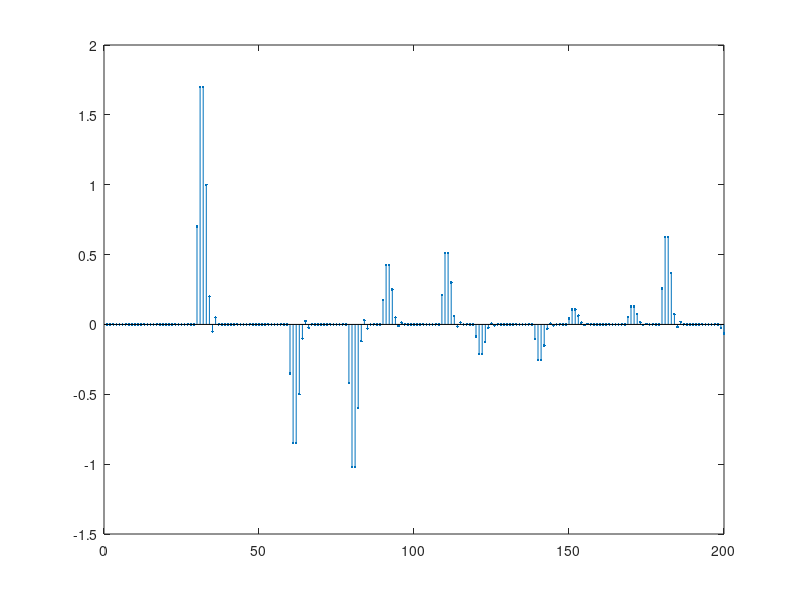

MATLAB code for this plot:
traco_old = [ 0
 0
 0
 0
 0
 0
 0
 0
 0
 0
 0
 0
 0
 0
 0
 0
 0
 0
 0
 0
 0
 0
 0
 0
 0
 0
 0
 0
 0
 0.7
 1
 0.7
 0.3
 -0.1
 0.05
 0
 0
 0
 0
 0
 0
 0
 0
 0
 0
 0
 0
 0
 0
 0
 0
 0
 0
 0
 0
 0
 0
 0
 0
 -0.35
 -0.5
 -0.35
 -0.15
 0.05
 -0.025
 0
 0
 0
 0
 0
 0
 0
 0
 0
 0
 0
 0
 0
 -0.42
 -0.6
 -0.42
 -0.18
 0.06
 -0.03
 0
 0
 0
 0
 0
 0.175
 0.25
 0.175
 0.075
 -0.025
 0.0125
 0
 0
 0
 0
 0
 0
 0
 0
 0
 0
 0
 0
 0
 0.21
 0.3
 0.21
 0.09
 -0.03
 0.015
 0
 0
 0
 0
 0
 -0.08749999999999999
 -0.125
 -0.08749999999999999
 -0.0375
 0.0125
 -0.00625
 0
 0
 0
 0
 0
 0
 0
 0
 0
 0
 0
 0
 0
 -0.105
 -0.15
 -0.105
 -0.045
 0.015
 -0.0075
 0
 0
 0
 0
 0
 0.04375
 0.0625
 0.04375
 0.01875
 -0.00625
 0.003125
 0
 0
 0
 0
 0
 0
 0
 0
 0
 0
 0
 0
 0
 0.0525
 0.075
 0.0525
 0.0225
 -0.0075
 0.00375
 0
 0
 0
 0
 0
 0.258125
 0.36875
 0.258125
 0.110625
 -0.036875
 0.0184375
 0
 0
 0
 0
 0
 0
 0
 0
 0
 0
 0
 0
 0
 -0.02625
 -0.0375
 -0.02625
 -0.01125
 0.00375
 -0.001875
 0
 0
 0
 0
 0
 -0.1290625
 -0.184375
 -0.1290625
 -0.0553125
 0.0184375
 -0.009218750000000001
 0
 0
 0
 0
 0
 0
 0
 0
 0
 0
 0
 0
 0
 0.013125
 0.01875
 0.013125
 0.005625
 -0.001875
 0.0009375
 0
 0
 0
 0
 0
 0.06453125
 0.09218750000000001
 0.06453125
 0.02765625
 -0.009218750000000001
 0.004609375000000001
 0
 0
 0
 0
 0
 0
 0
 0
 0
 0
 0
 0
 0
 -0.0065625
 -0.009375
 -0.0065625
 -0.0028125
 0.0009375
 -0.00046875
 0
 0
 0
 0
 0
 -0.032265625
 -0.0474609375
 -0.03421875
 -0.0151953125
 0.004023437500000001
 -0.002109375000000001
 -9.765625000000001e-005
 0
 0
 0
 0
 0
 0
 0
 0
 0
 0
 0
 0
 0.00328125
 0.0046875
 0.00328125
 0.00140625
 -0.00046875
 0.000234375
 0
 0
 0
 0
 0
 0.0175
 0.02568359375
 0.0184765625
 0.008183593749999999
 -0.002207031250000001
 0.00115234375
 4.8828125e-005
 0
 0
 0
 0
 0
 0
 0
 0
 0
 0
 0
 0
 -0.001640625
 -0.0015234375
 -0.00046875
 0.0001171875
 0.0005859375
 -0.000234375
 5.859375e-005
 0
 0
 0
 0
 -0.008749999999999999
 -0.012841796875
 -0.009238281249999999
 -0.004091796875
 0.001103515625
 -0.0005761718750000001
 -2.44140625e-005
 0
 0
 0
 0
 0
 0
 0
 0
 0
 0
 0
 0
 0
 -0.00041015625
 -0.0005859375
 -0.00041015625
 -0.00017578125
 5.859375e-005
 -2.9296875e-005
 0
 0
 0
 0
 0.004375
 0.00625
 0.004375
 0.001875
 -0.0006250000000000001
 0.0003125000000000001
 0
 0
 0
 0
 0
 0
 0
 0
 0
 0
 0
 0
 0
 0
 0.000205078125
 0.00029296875
 0.000205078125
 8.7890625e-005
 -2.9296875e-005
 1.46484375e-005
 0
 0
 0
 0
 -0.0021875
 -0.003125
 -0.0021875
 -0.0009375
 0.0003125000000000001
 -0.00015625
 0
 0
 0
 0
 0
 0
 0
 0
 0
 0
 0
 0
 0
 0
 0
 0
 0
 0
 0
 0
 0
 0
 0
 0
 0.00109375
 0.001015625
 0.0003124999999999998
 -7.812499999999996e-005
 -0.000390625
 0.00015625
 -3.906250000000001e-005
 0
 0
 0
 0
 0
 0
 0
 0
 0
 0
 0
 0
 0
 0
 0
 0
 0
 0
 0
 0
 0
 0
 0
 0
 0.0002734375
 0.000390625
 0.0002734375
 0.0001171875
 -3.906250000000001e-005
 1.953125e-005
 0
 0
 0
 0
 0
 0
 0
 0
 0
 0
 0
 0
 0
 0
 0
 0
 0
 0
 0
 0
 0
 0
 0
 0
 -0.00013671875
 -0.0001953125
 -0.00013671875
 -5.859375e-005
 1.953125e-005
 -9.765625000000002e-006
 0
 0
 0
 0
 0
 0
 0
 0
 0
 0
 0
 0
 0
 0
 0
 0
 0
 0
 0
 0
 0];

traco_contaminado = traco_old';

% Carregar os dados do arquivo 'primarias.mat'
%load('primarias.txt');
traco_primarias_old = [ 0
 0
 0
 0
 0
 0
 0
 0
 0
 0
 0
 0
 0
 0
 0
 0
 0
 0
 0
 0
 0
 0
 0
 0
 0
 0
 0
 0
 0
 0.7
 1
 0.7
 0.3
 -0.1
 0.05
 0
 0
 0
 0
 0
 0
 0
 0
 0
 0
 0
 0
 0
 0
 0
 0
 0
 0
 0
 0
 0
 0
 0
 0
 0
 0
 0
 0
 0
 0
 0
 0
 0
 0
 0
 0
 0
 0
 0
 0
 0
 0
 0
 -0.42
 -0.6
 -0.42
 -0.18
 0.06
 -0.03
 0
 0
 0
 0
 0
 0
 0
 0
 0
 0
 0
 0
 0
 0
 0
 0
 0
 0
 0
 0
 0
 0
 0
 0
 0
 0
 0
 0
 0
 0
 0
 0
 0
 0
 0
 0
 0
 0
 0
 0
 0
 0
 0
 0
 0
 0
 0
 0
 0
 0
 0
 0
 0
 0
 0
 0
 0
 0
 0
 0
 0
 0
 0
 0
 0
 0
 0
 0
 0
 0
 0
 0
 0
 0
 0
 0
 0
 0
 0
 0
 0
 0
 0
 0
 0
 0
 0
 0
 0
 0
 0
 0
 0
 0
 0
 0.28
 0.4
 0.28
 0.12
 -0.04000000000000001
 0.02
 0
 0
 0
 0
 0
 0
 0
 0
 0
 0
 0
 0
 0
 0
 0
 0
 0
 0
 0
 0
 0
 0
 0
 0
 0
 0
 0
 0
 0
 0
 0
 0
 0
 0
 0
 0
 0
 0
 0
 0
 0
 0
 0
 0
 0
 0
 0
 0
 0
 0
 0
 0
 0
 0
 0
 0
 0
 0
 0
 0
 0
 0
 0
 0
 0
 0
 0
 0
 0
 0
 0
 0
 0
 0
 0
 0
 0
 0
 0
 0
 0
 0
 0
 0
 0
 0
 0
 0
 0
 0
 0
 0
 0
 0
 0
 0
 0
 0
 0
 0
 0
 0
 0
 0
 0
 0
 0
 0
 0
 0
 0
 0
 0
 0
 0
 0
 0
 0
 0
 0
 0
 0
 0
 0
 0
 0
 0
 0
 0
 0
 0
 0
 0
 0
 0
 0
 0
 0
 0
 0
 0
 0
 0
 0
 0
 0
 0
 0
 0
 0
 0
 0
 0
 0
 0
 0
 0
 0
 0
 0
 0
 0
 0
 0
 0
 0
 0
 0
 0
 0
 0
 0
 0
 0
 0
 0
 0
 0
 0
 0
 0
 0
 0
 0
 0
 0
 0
 0
 0
 0
 0
 0
 0
 0
 0
 0
 0
 0
 0
 0
 0
 0
 0
 0
 0
 0
 0
 0
 0
 0
 0
 0
 0
 0
 0
 0
 0
 0
 0
 0
 0
 0
 0
 0
 0
 0
 0
 0
 0
 0
 0
 0
 0
 0
 0
 0
 0
 0
 0
 0
 0
 0
 0
 0
 0
 0
 0
 0
 0
 0
 0
 0
 0
 0
 0
 0
 0
 0
 0
 0
 0
 0
 0
 0
 0
 0
 0
 0
 0
 0
 0
 0
 0
 0
 0
 0
 0
 0
 0
 0
 0
 0
 0
 0
 0
 0
 0
 0
 0
 0
 0
 0
 0
 0
 0
 0
 0
 0
 0
 0
 0
 0
 0
 0
 0
 0
 0
 0
 0
 0
 0
 0
 0
 0
 0
 0
 0
 0
 0
 0
 0
 0];

x = [0
 0
 0
 0
 0
 0
 0
 0
 0
 0
 0
 0
 0
 0
 0
 0
 0
 0
 0
 0
 0
 0
 0
 0
 0
 0
 0
 0
 0
 0.7
 1
 0.7
 0.3
 -0.1
 0.05
 0
 0
 0
 0
 0
 0
 0
 0
 0
 0
 0
 0
 0
 0
 0
 0
 0
 0
 0
 0
 0
 0
 0
 0
 -0.35
 -0.5
 -0.35
 -0.15
 0.05
 -0.025
 0
 0
 0
 0
 0
 0
 0
 0
 0
 0
 0
 0
 0
 -0.42
 -0.6
 -0.42
 -0.18
 0.06
 -0.03
 0
 0
 0
 0
 0
 0.175
 0.25
 0.175
 0.075
 -0.025
 0.0125
 0
 0
 0
 0
 0
 0
 0
 0
 0
 0
 0
 0
 0
 0.21
 0.3
 0.21
 0.09
 -0.03
 0.015
 0
 0
 0
 0
 0
 -0.08749999999999999
 -0.125
 -0.08749999999999999
 -0.0375
 0.0125
 -0.00625
 0
 0
 0
 0
 0
 0
 0
 0
 0
 0
 0
 0
 0
 -0.105
 -0.15
 -0.105
 -0.045
 0.015
 -0.0075
 0
 0
 0
 0
 0
 0.04375
 0.0625
 0.04375
 0.01875
 -0.00625
 0.003125
 0
 0
 0
 0
 0
 0
 0
 0
 0
 0
 0
 0
 0
 0.0525
 0.075
 0.0525
 0.0225
 -0.0075
 0.00375
 0
 0
 0
 0
 0
 0.258125
 0.36875
 0.258125
 0.110625
 -0.036875
 0.0184375
 0
 0
 0
 0
 0
 0
 0
 0
 0
 0
 0
 0
 0
 -0.02625
 -0.0375
 -0.02625
 -0.01125
 0.00375
 -0.001875
 0
 0
 0
 0
 0
 -0.1290625
 -0.184375
 -0.1290625
 -0.0553125
 0.0184375
 -0.009218750000000001
 0
 0
 0
 0
 0
 0
 0
 0
 0
 0
 0
 0
 0
 0.013125
 0.01875
 0.013125
 0.005625
 -0.001875
 0.0009375
 0
 0
 0
 0
 0
 0.06453125
 0.09218750000000001
 0.06453125
 0.02765625
 -0.009218750000000001
 0.004609375000000001
 0
 0
 0
 0
 0
 0
 0
 0
 0
 0
 0
 0
 0
 -0.0065625
 -0.009375
 -0.0065625
 -0.0028125
 0.0009375
 -0.00046875
 0
 0
 0
 0
 0
 -0.032265625
 -0.0474609375
 -0.03421875
 -0.0151953125
 0.004023437500000001
 -0.002109375000000001
 -9.765625000000001e-005
 0
 0
 0
 0
 0
 0
 0
 0
 0
 0
 0
 0
 0.00328125
 0.0046875
 0.00328125
 0.00140625
 -0.00046875
 0.000234375
 0
 0
 0
 0
 0
 0.0175
 0.02568359375
 0.0184765625
 0.008183593749999999
 -0.002207031250000001
 0.00115234375
 4.8828125e-005
 0
 0
 0
 0
 0
 0
 0
 0
 0
 0
 0
 0
 -0.001640625
 -0.0015234375
 -0.00046875
 0.0001171875
 0.0005859375
 -0.000234375
 5.859375e-005
 0
 0
 0
 0
 -0.008749999999999999
 -0.012841796875
 -0.009238281249999999
 -0.004091796875
 0.001103515625
 -0.0005761718750000001
 -2.44140625e-005
 0
 0
 0
 0
 0
 0
 0
 0
 0
 0
 0
 0
 0
 -0.00041015625
 -0.0005859375
 -0.00041015625
 -0.00017578125
 5.859375e-005
 -2.9296875e-005
 0
 0
 0
 0
 0.004375
 0.00625
 0.004375
 0.001875
 -0.0006250000000000001
 0.0003125000000000001
 0
 0
 0
 0
 0
 0
 0
 0
 0
 0
 0
 0
 0
 0
 0.000205078125
 0.00029296875
 0.000205078125
 8.7890625e-005
 -2.9296875e-005
 1.46484375e-005
 0
 0
 0
 0
 -0.0021875
 -0.003125
 -0.0021875
 -0.0009375
 0.0003125000000000001
 -0.00015625
 0
 0
 0
 0
 0
 0
 0
 0
 0
 0
 0
 0
 0
 0
 0
 0
 0
 0
 0
 0
 0
 0
 0
 0
 0.00109375
 0.001015625
 0.0003124999999999998
 -7.812499999999996e-005
 -0.000390625
 0.00015625
 -3.906250000000001e-005
 0
 0
 0
 0
 0
 0
 0
 0
 0
 0
 0
 0
 0
 0
 0
 0
 0
 0
 0
 0
 0
 0
 0
 0
 0.0002734375
 0.000390625
 0.0002734375
 0.0001171875
 -3.906250000000001e-005
 1.953125e-005
 0
 0
 0
 0
 0
 0
 0
 0
 0
 0
 0
 0
 0
 0
 0
 0
 0
 0
 0
 0
 0
 0
 0
 0
 -0.00013671875
 -0.0001953125
 -0.00013671875
 -5.859375e-005
 1.953125e-005
 -9.765625000000002e-006
 0
 0
 0
 0
 0
 0
 0
 0
 0
 0
 0
 0
 0
 0
 0
 0
 0
 0
 0
 0
 0
];


tam = 100;
rx = [];
size = 28;
for i = 0:1:tam-2;
    rx_ = (x(1:end-size-i)'*x(size+1+i:end))/(length(x)-i);
    rx = [rx rx_];
end



%Rx = [rx(1) rx(2) rx(3) rx(4) rx(5) rx(6) rx(7) rx(8) rx(9) rx(10) rx(11) rx(12)
M = tam - 1;
Rx = zeros(M);
%L = 1;
m = 0;
for i = 1:M
    m = m+1;
%    l = 0;
    p = 1;
    for j = m:M
        Rx(i,j) = rx(p);
        Rx(j,i) = Rx(i,j);
        p = p+1;
    end
end

w = rx * inv(Rx)

a = [1 w];

y = conv(x,a)

stem(y(1:200),'.');
